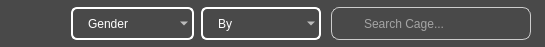
     <widget class="QFrame" name="Filter_Cages_Frame_View">
      <property name="geometry">
       <rect>
        <x>10</x>
        <y>403</y>
        <width>545</width>
        <height>47</height>
       </rect>
      </property>
      <property name="minimumSize">
       <size>
        <width>545</width>
        <height>47</height>
       </size>
      </property>
      <property name="maximumSize">
       <size>
        <width>545</width>
        <height>47</height>
       </size>
      </property>
      <property name="styleSheet">
       <string notr="true">QWidget{
	background-color: rgb(73, 73, 73);
	color: rgb(255, 255, 255);
	border-style: outset;
    	border-radius: 20px;
}</string>
      </property>
      <property name="frameShape">
       <enum>QFrame::StyledPanel</enum>
      </property>
      <property name="frameShadow">
       <enum>QFrame::Raised</enum>
      </property>
      <widget class="QComboBox" name="FilterBy_Cages">
       <property name="geometry">
        <rect>
         <x>201</x>
         <y>7</y>
         <width>120</width>
         <height>33</height>
        </rect>
       </property>
       <property name="minimumSize">
        <size>
         <width>120</width>
         <height>33</height>
        </size>
       </property>
       <property name="maximumSize">
        <size>
         <width>120</width>
         <height>33</height>
        </size>
       </property>
       <property name="styleSheet">
        <string notr="true">QComboBox{
	border: 2px solid white;
	border-radius:6px;
	padding:1px 18px 1px 3px;
	background-color: rgba(0, 0, 0, 0);
	color: rgb(255, 255, 255);
	font: 75 12pt &quot;Acme&quot;;
	padding-left: 15px;
	selection-background-color: #2980B9;
}</string>
       </property>
       <item>
        <property name="text">
         <string>By</string>
        </property>
        <property name="icon">
         <iconset resource="resources.qrc">
          <normaloff>:/Icons/Search.png</normaloff>:/Icons/Search.png</iconset>
        </property>
       </item>
       <item>
        <property name="text">
         <string>ID</string>
        </property>
        <property name="icon">
         <iconset resource="resources.qrc">
          <normaloff>:/Icons/Cages_White.png</normaloff>
          <normalon>:/Icons/Cages_Green.png</normalon>:/Icons/Cages_White.png</iconset>
        </property>
       </item>
       <item>
        <property name="text">
         <string>FactureID</string>
        </property>
        <property name="icon">
         <iconset resource="resources.qrc">
          <normaloff>:/Icons/Facture_White.png</normaloff>
          <normalon>:/Icons/Facture_Green.png</normalon>:/Icons/Facture_White.png</iconset>
        </property>
       </item>
       <item>
        <property name="text">
         <string>CustomerID</string>
        </property>
        <property name="icon">
         <iconset resource="resources.qrc">
          <normaloff>:/Icons/Customer_Whitre.png</normaloff>
          <normalon>:/Icons/Customer_Green.png</normalon>:/Icons/Customer_Whitre.png</iconset>
        </property>
       </item>
       <item>
        <property name="text">
         <string>Sold</string>
        </property>
        <property name="icon">
         <iconset resource="resources.qrc">
          <normaloff>:/Icons/TND_White.png</normaloff>
          <normalon>:/Icons/TND_Green.png</normalon>:/Icons/TND_White.png</iconset>
        </property>
       </item>
       <item>
        <property name="text">
         <string>Bought</string>
        </property>
        <property name="icon">
         <iconset resource="resources.qrc">
          <normaloff>:/Icons/TND_White.png</normaloff>
          <normalon>:/Icons/TND_Green.png</normalon>:/Icons/TND_White.png</iconset>
        </property>
       </item>
      </widget>
      <widget class="QComboBox" name="FilterGender_Cages">
       <property name="geometry">
        <rect>
         <x>71</x>
         <y>7</y>
         <width>123</width>
         <height>33</height>
        </rect>
       </property>
       <property name="minimumSize">
        <size>
         <width>123</width>
         <height>33</height>
        </size>
       </property>
       <property name="maximumSize">
        <size>
         <width>123</width>
         <height>33</height>
        </size>
       </property>
       <property name="styleSheet">
        <string notr="true">QComboBox{
	border: 2px solid white;
	border-radius:6px;
	padding:1px 18px 1px 3px;
	background-color: rgba(0, 0, 0, 0);
	color: rgb(255, 255, 255);
	font: 75 12pt &quot;Acme&quot;;
	padding-left: 15px;
	selection-background-color: #2980B9;
}</string>
       </property>
       <item>
        <property name="text">
         <string>Gender</string>
        </property>
        <property name="icon">
         <iconset resource="resources.qrc">
          <normaloff>:/Icons/Gender_White.png</normaloff>
          <normalon>:/Icons/Gender_Green.png</normalon>:/Icons/Gender_White.png</iconset>
        </property>
       </item>
       <item>
        <property name="text">
         <string>Male</string>
        </property>
        <property name="icon">
         <iconset resource="resources.qrc">
          <normaloff>:/Icons/Gender_Male_White.png</normaloff>
          <normalon>:/Icons/Gender_Male_Green.png</normalon>:/Icons/Gender_Male_White.png</iconset>
        </property>
       </item>
       <item>
        <property name="text">
         <string>Female</string>
        </property>
        <property name="icon">
         <iconset resource="resources.qrc">
          <normaloff>:/Icons/Gender_Female_White.png</normaloff>
          <normalon>:/Icons/Gender_Female_Green.png</normalon>:/Icons/Gender_Female_White.png</iconset>
        </property>
       </item>
       <item>
        <property name="text">
         <string>Kids</string>
        </property>
        <property name="icon">
         <iconset resource="resources.qrc">
          <normaloff>:/Icons/Gender_Null_White.png</normaloff>
          <normalon>:/Icons/Gender_Null_Green.png</normalon>:/Icons/Gender_Null_White.png</iconset>
        </property>
       </item>
      </widget>
      <widget class="QPushButton" name="Ordre_Cages">
       <property name="geometry">
        <rect>
         <x>18</x>
         <y>7</y>
         <width>43</width>
         <height>33</height>
        </rect>
       </property>
       <property name="minimumSize">
        <size>
         <width>43</width>
         <height>33</height>
        </size>
       </property>
       <property name="maximumSize">
        <size>
         <width>43</width>
         <height>33</height>
        </size>
       </property>
       <property name="font">
        <font>
         <family>Orbitron</family>
         <pointsize>9</pointsize>
         <weight>9</weight>
         <italic>false</italic>
         <bold>false</bold>
        </font>
       </property>
       <property name="cursor">
        <cursorShape>ArrowCursor</cursorShape>
       </property>
       <property name="styleSheet">
        <string notr="true">QPushButton {
	border: none;
	background-color:rgba(0, 0, 0, 0);
	image: url(:/Icons/Order_White.png);
}
QPushButton:hover {
	border: none;
	background-color:rgba(0, 0, 0, 0);
	image: url(:/Icons/Order_Mix.png);
}
QPushButton:checked:hover {
	border: none;
	background-color:rgba(0, 0, 0, 0);
	image: url(:/Icons/Order_Mix.png);
}
QPushButton:pressed {
	border: none;
	background-color:rgba(0, 0, 0, 0);
	image: url(:/Icons/Order_Green.png);
}
QPushButton:checked{
	border-style: outset;
    	background-color:rgba(0, 0, 0, 0);
	image: url(:/Icons/Order_Green.png);
}</string>
       </property>
       <property name="text">
        <string/>
       </property>
       <property name="iconSize">
        <size>
         <width>20</width>
         <height>20</height>
        </size>
       </property>
       <property name="checkable">
        <bool>true</bool>
       </property>
       <property name="checked">
        <bool>false</bool>
       </property>
       <property name="autoRepeat">
        <bool>false</bool>
       </property>
       <property name="autoExclusive">
        <bool>false</bool>
       </property>
       <property name="autoRepeatDelay">
        <number>50</number>
       </property>
       <property name="autoRepeatInterval">
        <number>10</number>
       </property>
      </widget>
      <widget class="QLineEdit" name="Search_Cages">
       <property name="geometry">
        <rect>
         <x>331</x>
         <y>7</y>
         <width>200</width>
         <height>33</height>
        </rect>
       </property>
       <property name="minimumSize">
        <size>
         <width>200</width>
         <height>33</height>
        </size>
       </property>
       <property name="maximumSize">
        <size>
         <width>200</width>
         <height>31</height>
        </size>
       </property>
       <property name="styleSheet">
        <string notr="true">QLineEdit {
	background-color:rgba(0, 0, 0, 0);
	padding-left: 30px;
	border: 1px solid #ccc;
	border-radius: 8px;
	background-image: url(:/Icons/Search.png);
	background-repeat: no-repeat;
	background-position: left center;
	font: 75 10pt &quot;Acme&quot;;
}</string>
       </property>
       <property name="inputMask">
        <string/>
       </property>
       <property name="text">
        <string/>
       </property>
       <property name="placeholderText">
        <string>Search Cage...</string>
       </property>
      </widget>
     </widget>
